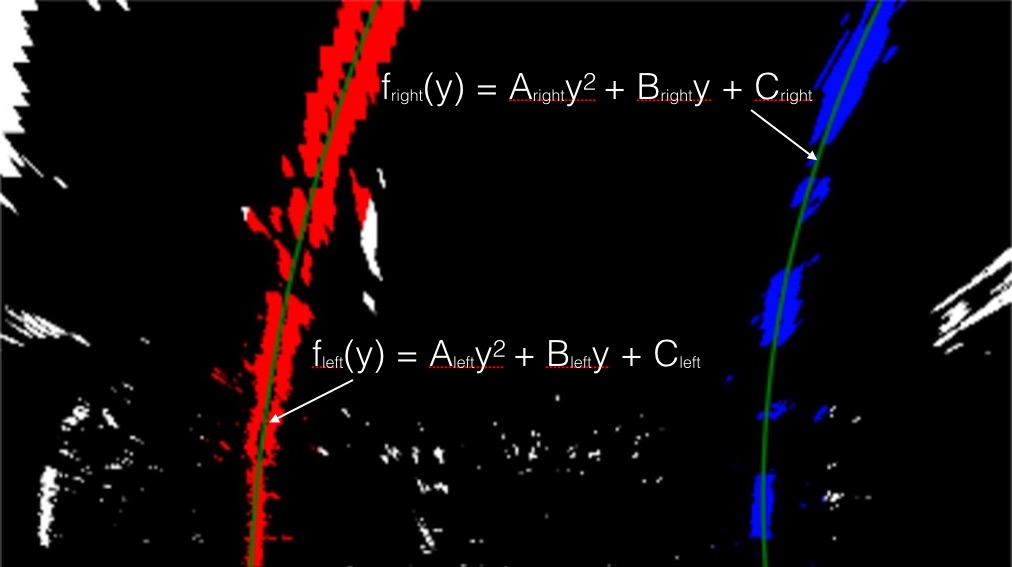
#> input picture examples/color_fit_lines.jpg, 1012 x 567 px; its folder holds only this picture in this run
$ python -i advanced_lanelines.py   (imports and definitions only)   (older library calls are emulated)
#> lines starting #> are read from the running program, lines starting #| are printed output that depends on the picture; after the words box and inside, x2 and y2 are one past the last pixel; in counts of white or black regions, pixels touching at a corner belong together
import os
import numpy as np
import cv2
import matplotlib.pyplot as plt
import matplotlib.image as mpimg
import glob
import natsort
import pickle

import moviepy
import imageio
from moviepy.editor import VideoFileClip

# [1 line not run here, left out]
# [1 line that did not run here, left out]
# [1 line that did not run here, left out]
# [1 line that did not run here, left out]
# [1 line that did not run here, left out]


# Thresholding functions
# since we have evaludated earlier that HLS gives good image filtering results
# only included the relevant thresholding functions from "advanced_lanelines.py"

def lightness_select(img, thresh = (120,255)):

    # 1. Convert to hls colorspace
    hls = cv2.cvtColor(img, cv2.COLOR_RGB2HLS)
    # 2. Apply threshold to s channel
    l_channel = hls[:,:,1]
    # 3. Create empty array to store the binary output and apply threshold
    lightness_image = np.zeros_like(l_channel)
    lightness_image[(l_channel > thresh[0]) & (l_channel <= thresh[1])] = 1

    return lightness_image


def saturation_select(img, thresh = (100,255)):

    # 1. convert to hls colorspace
    hls = cv2.cvtColor(img, cv2.COLOR_RGB2HLS)
    # 2. apply threshold to s channel
    s_channel = hls[:,:,2]
    # 3. create empty array to store the binary output and apply threshold
    sat_image = np.zeros_like(s_channel)
    sat_image[(s_channel > thresh[0]) & (s_channel <= thresh[1])] = 1

    return sat_image


def abs_sobel_thresh(img, orient = 'x', sobel_kernel = 3, thresh = (0,255)):

    # 1. Applying the Sobel depending on x or y direction and getting the absolute value
    if (orient == 'x'):
        abs_sobel = np.absolute(cv2.Sobel(img, cv2.CV_64F, 1, 0, ksize = sobel_kernel))
    if (orient == 'y'):
        abs_sobel = np.absolute(cv2.Sobel(img, cv2.CV_64F, 0, 1, ksize = sobel_kernel))
    # 2. Scaling to 8-bit and converting to np.uint8
    scaled_sobel = np.uint8(255*abs_sobel/np.max(abs_sobel))
    # 3. Create mask of '1's where the sobel magnitude is > thresh_min and < thresh_max
    sobel_image = np.zeros_like(scaled_sobel)
    sobel_image[(scaled_sobel >= thresh[0]) & (scaled_sobel <= thresh[1])] = 1

    return sobel_image


### Combined Thresholding Function
def combined_threshold(img):

    # convert to hls format and extract channels
    hls = cv2.cvtColor(img, cv2.COLOR_RGB2HLS)
#> hls: shape (567, 1012, 3); mean of channels 0, 1, 2 15.3, 13.6, 37.6
    s_channel = hls[:,:,2]
    l_channel = hls[:,:,1]

    # convert image to grayscale
    gray = cv2.cvtColor(img, cv2.COLOR_RGB2GRAY)
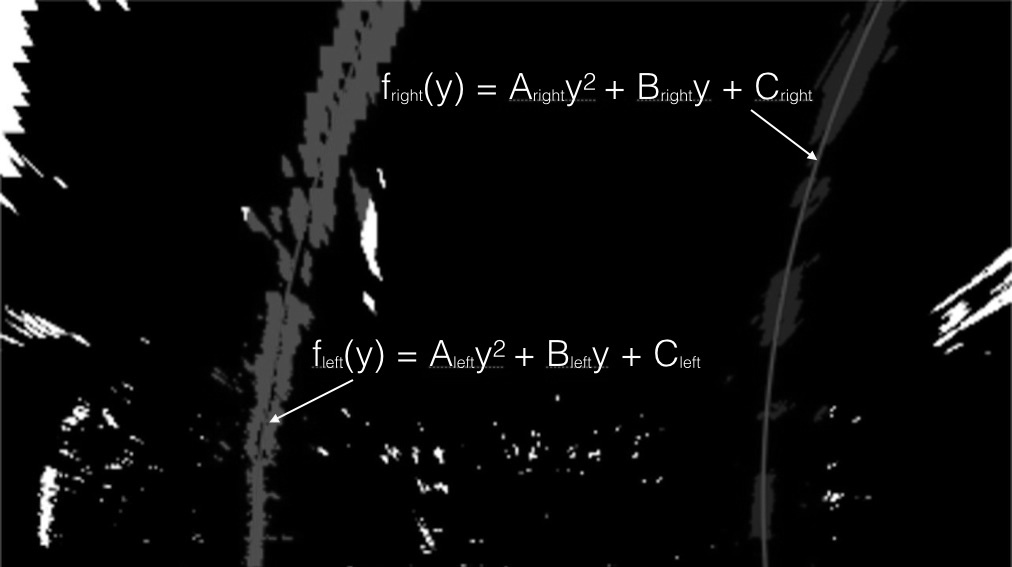
#> gray: shape (567, 1012); min 0, max 255, mean 10.8

    # applying thresholding and storing different filtered images
    l_binary = lightness_select(img, thresh = (120, 255))
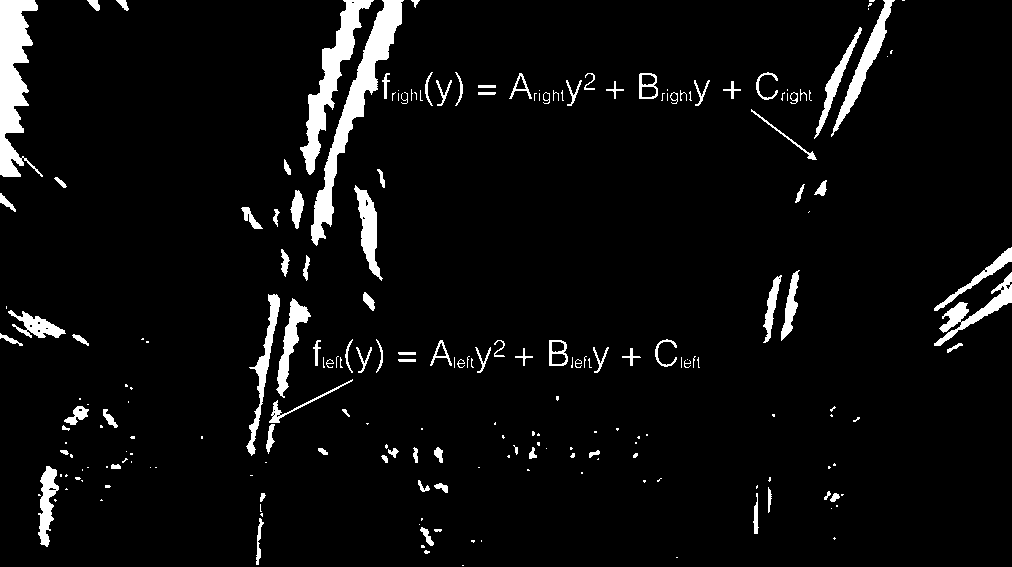
#> l_binary: shape (567, 1012); values 0 (black) and 1 (white), 5.2% white; 216 white regions (118 under 20 px), largest, box (x1, y1, x2, y2) and area: (311, 0, 404, 246) 4255, (0, 0, 43, 177) 4007, (300, 0, 374, 175) 3078
    s_binary = saturation_select(img, thresh = (100, 255))
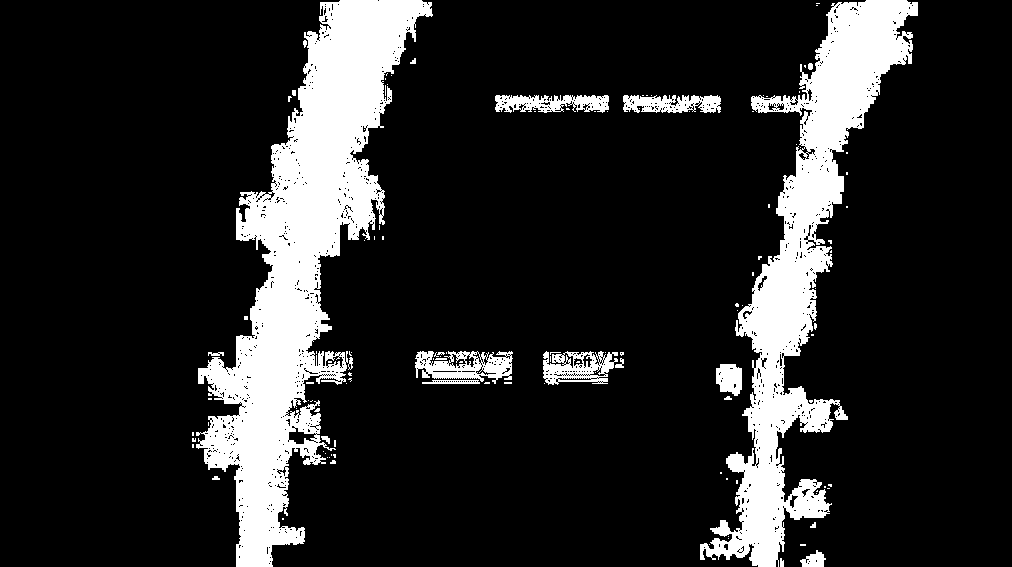
#> s_binary: shape (567, 1012); values 0 (black) and 1 (white), 15.5% white; 120 white regions (98 under 20 px), largest, box (x1, y1, x2, y2) and area: (196, 0, 433, 567) 47231, (700, 0, 918, 567) 33444, (415, 351, 513, 384) 1869

    ksize = 9
    gradx = abs_sobel_thresh(s_channel, orient='x', sobel_kernel=ksize, thresh=(20, 100))
#> in abs_sobel_thresh, `abs_sobel = np.absolute(cv2.Sobel(img, cv2.CV_64F, 1, 0, ksize = sobel..`:
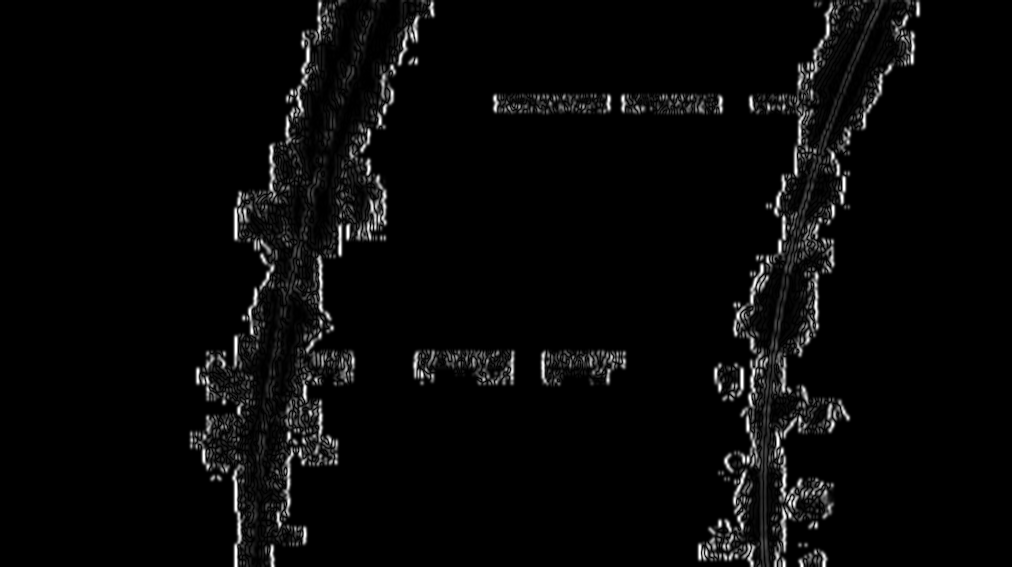
#> abs_sobel: shape (567, 1012) float64; min 0, max 2284800, mean 73471.1; drawn with min black and max white
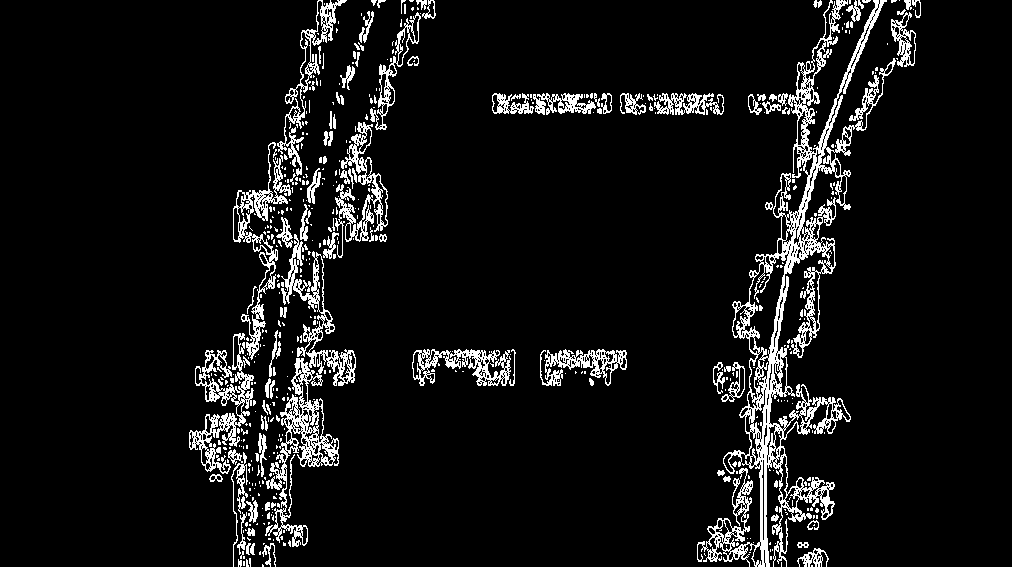
#> gradx: shape (567, 1012); values 0 (black) and 1 (white), 7.6% white in thin lines or dots, all inside (x1, y1, x2, y2) = (189, 0, 921, 567)

    # creating an empty binary image
    combined_binary = np.zeros_like(s_binary)
    combined_binary[((gradx == 1) | (s_binary == 1)) & ((l_binary == 1) & (s_binary == 1))] = 1

    # apply region of interest mask
    height, width = combined_binary.shape
    mask = np.zeros_like(combined_binary)
    region = np.array([[0, height-1], [int(width/2), int(height/2)], [width-1, height-1]], dtype=np.int32)
    cv2.fillPoly(mask, [region], 1)
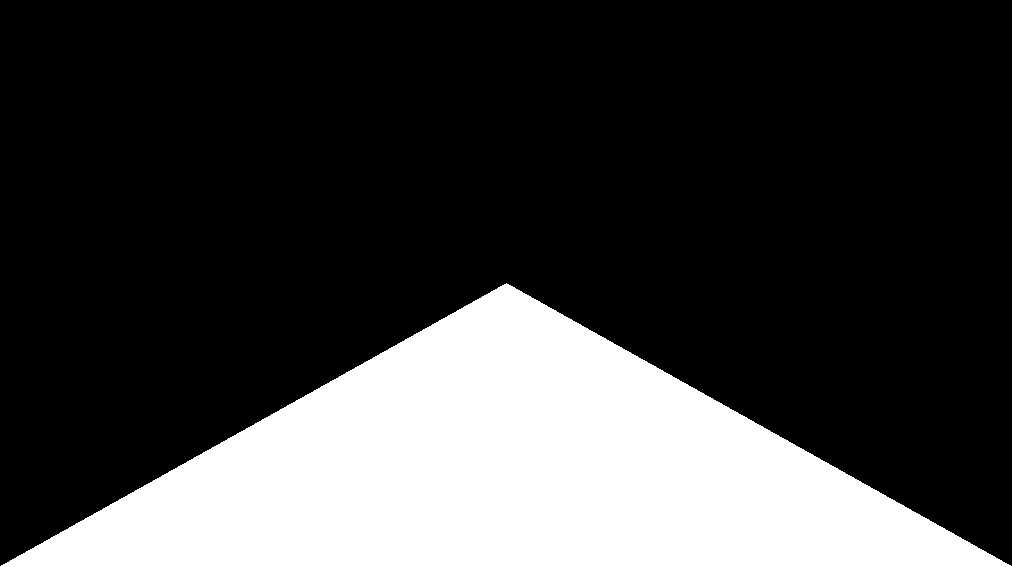
#> mask: shape (567, 1012); values 0 (black) and 1 (white), 25.1% white; 1 white region, box (x1, y1, x2, y2) and area: (0, 283, 1012, 567) 144068

    masked_binary = cv2.bitwise_and(combined_binary, mask)
#> combined_binary: shape (567, 1012); values 0 (black) and 1 (white), 2.7% white; 127 white regions (97 under 20 px), largest, box (x1, y1, x2, y2) and area: (311, 0, 404, 246) 4255, (300, 0, 374, 175) 3078, (831, 0, 895, 137) 1471
#> in lanelines, `binary = combined_threshold(img)`: binary: shape (567, 1012); values 0 (black) and 1 (white), 0.19% white; 50 white regions (40 under 20 px), largest, box (x1, y1, x2, y2) and area: (246, 422, 259, 456) 188, (256, 518, 264, 565) 151, (266, 424, 275, 454) 138

    return masked_binary


def perspective_view(img):

    img_size = (img.shape[1], img.shape[0])
#> img_size = (1012, 567)

    # image points extracted from image approximately
    bottom_left = [210, 720]
    bottom_right = [1100, 720]
    top_left = [570, 470]
    top_right = [720, 470]

    src = np.float32([bottom_left, bottom_right, top_right, top_left])
    pts = np.array([bottom_left, bottom_right, top_right, top_left])
    pts = pts.reshape((-1, 1, 2))

    # choose four points in warped image so that the lines should appear as parallel
    bottom_left_dst = [320, 720]
    bottom_right_dst = [920, 720]
    top_left_dst = [320, 1]
    top_right_dst = [920, 1]

    dst = np.float32([bottom_left_dst, bottom_right_dst, top_right_dst, top_left_dst])
    # apply perspective transform
    M = cv2.getPerspectiveTransform(src, dst)
    # compute inverse perspective transform
    Minv = cv2.getPerspectiveTransform(dst, src)
    # warp the image using perspective transform M
    warped = cv2.warpPerspective(img, M, img_size, flags=cv2.INTER_LINEAR)
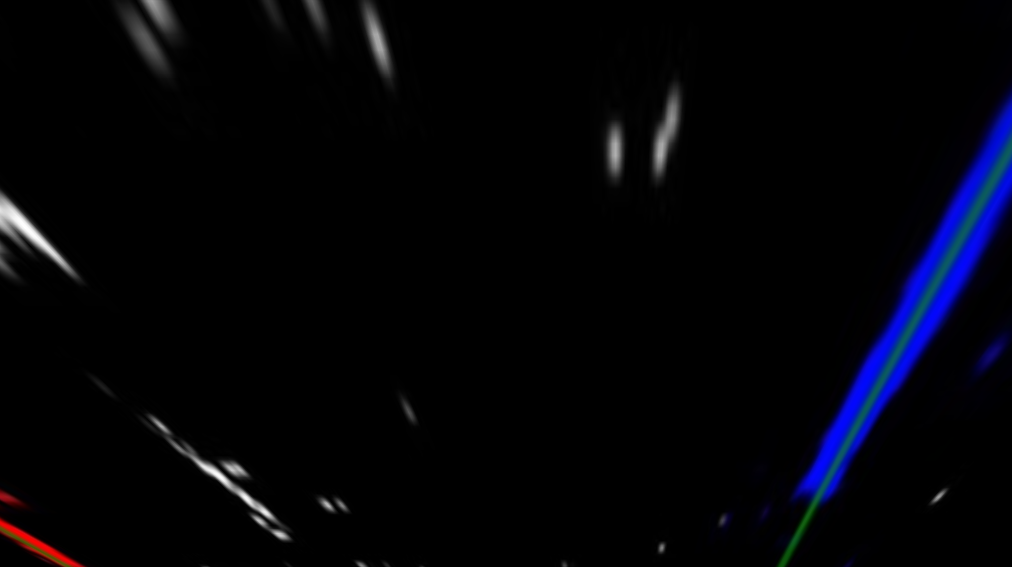
#> warped: shape (567, 1012, 3); mean R, G, B 2.8, 3.2, 8.7

    return warped


'''
# ------------------------------------- PIPELINE STARTS HERE ON A TEST IMAGE -------------------------------------- #

from find_lanelines_1 import LaneLines

# Read in the saved camera matrix and distortion coefficients
# These are the arrays you calculated using cv2.calibrateCamera()
img = mpimg.imread('test_images/test6.jpg')

# image processing started here ...
thresholded = combined_threshold(img)
warped_image = perspective_view(thresholded)

# for storing previously detected laneline details
previous_left_fit = []
previous_right_fit = []

# execute functions from class LaneLines
test_image = LaneLines(warped_image, previous_left_fit, previous_right_fit)
left_fitx, right_fitx, out_img, ploty = test_image.find_lane_pixels()
ploty, left_rad, right_rad = test_image.measure_curvature_real(ploty, left_fitx, right_fitx)

print("Left Radius = ", left_rad)
print("Right_Radius = ", right_rad)

# draw lanelines
# Create an image to draw the lines on
warp_zero = np.zeros_like(warped_image).astype(np.uint8)
color_warp = np.dstack((warp_zero, warp_zero, warp_zero))

# Recast the x and y points into usable format for cv2.fillPoly()
pts_left = np.array([np.transpose(np.vstack([left_fitx, ploty]))])
pts_right = np.array([np.flipud(np.transpose(np.vstack([right_fitx, ploty])))])
pts = np.hstack((pts_left, pts_right))

# Draw the lane onto the warped blank image
cv2.fillPoly(color_warp, np.int_([pts]), (0,255, 0))

# Warp the blank back to original image space using inverse perspective matrix (Minv)
newwarp = cv2.warpPerspective(color_warp, Minv, (img.shape[1], img.shape[0]))
# Combine the result with the original image
result = cv2.addWeighted(img, 1, newwarp, 0.3, 0)
plt.imshow(result)
plt.show()

'''


# this function returns our thresholded and perspective transformed images...
def lanelines(img):

    binary = combined_threshold(img)
    warped_image = perspective_view(img)

    return warped_image

video_binary_output = 'persp_view_lanes_video-output.mp4'
# [1 line that did not run here, left out]
# [1 line that did not run here, left out]
# [1 line not run here, left out]

>>> import cv2
>>> picture = cv2.cvtColor(cv2.imread('../examples/color_fit_lines.jpg'), cv2.COLOR_BGR2RGB)
>>> result = lanelines(picture)

$ run again, on examples/sliding-boxes-lanelines.png
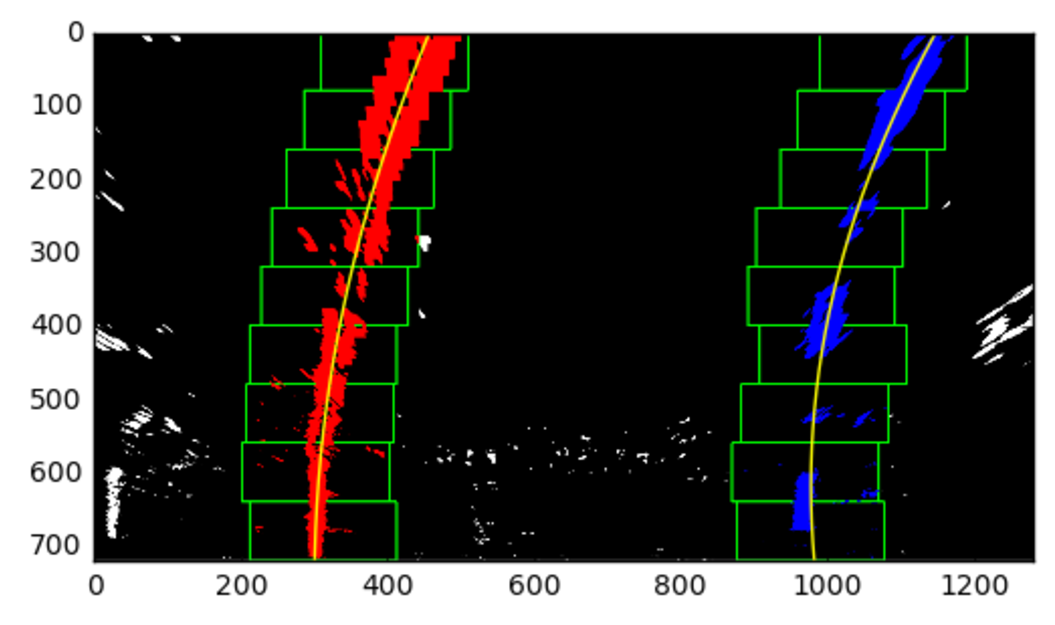
#> input picture examples/sliding-boxes-lanelines.png, 1055 x 625 px
#> hls: shape (625, 1055, 3); mean of channels 0, 1, 2 4.3, 68.8, 22.4
#> in combined_threshold, `l_binary = lightness_select(img, thresh = (120, 255))`:
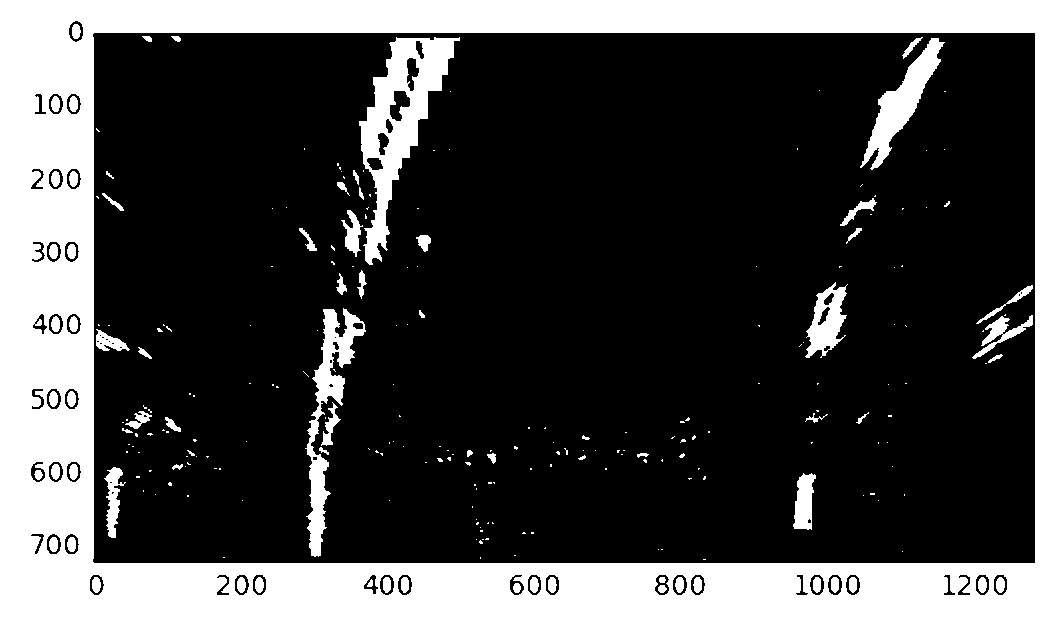
#> l_binary: shape (625, 1055); values 0 (black) and 1 (white), 27.2% white; 249 white regions (173 under 20 px), largest, box (x1, y1, x2, y2) and area: (0, 0, 1055, 625) 152485, (359, 37, 460, 265) 7977, (305, 308, 366, 557) 4055
#> s_binary: shape (625, 1055); values 0 (black) and 1 (white), 8.9% white; 31 white regions (6 under 20 px), largest, box (x1, y1, x2, y2) and area: (240, 35, 471, 562) 33044, (727, 35, 969, 562) 23688, (333, 157, 354, 202) 385
#> gradx: shape (625, 1055); values 0 (black) and 1 (white), 3.3% white in thin lines or dots, all inside (x1, y1, x2, y2) = (237, 33, 972, 563)
#> mask: shape (625, 1055); values 0 (black) and 1 (white), 25.1% white; 1 white region, box (x1, y1, x2, y2) and area: (0, 312, 1055, 625) 165479
#> combined_binary: shape (625, 1055); values 0 (black) and 1 (white), 3% white; 98 white regions (76 under 20 px), largest, box (x1, y1, x2, y2) and area: (359, 37, 460, 265) 7977, (305, 308, 366, 557) 4055, (860, 38, 945, 168) 2946
#> binary: shape (625, 1055); values 0 (black) and 1 (white), 0.37% white; 14 white regions (9 under 20 px), largest, box (x1, y1, x2, y2) and area: (305, 438, 331, 557) 1522, (793, 475, 810, 530) 695, (321, 427, 333, 446) 128, (810, 480, 812, 530) 68, (319, 447, 329, 455) 35
#> in perspective_view, `warped = cv2.warpPerspective(img, M, img_size, flags=cv2.INTER_LINEAR)`:
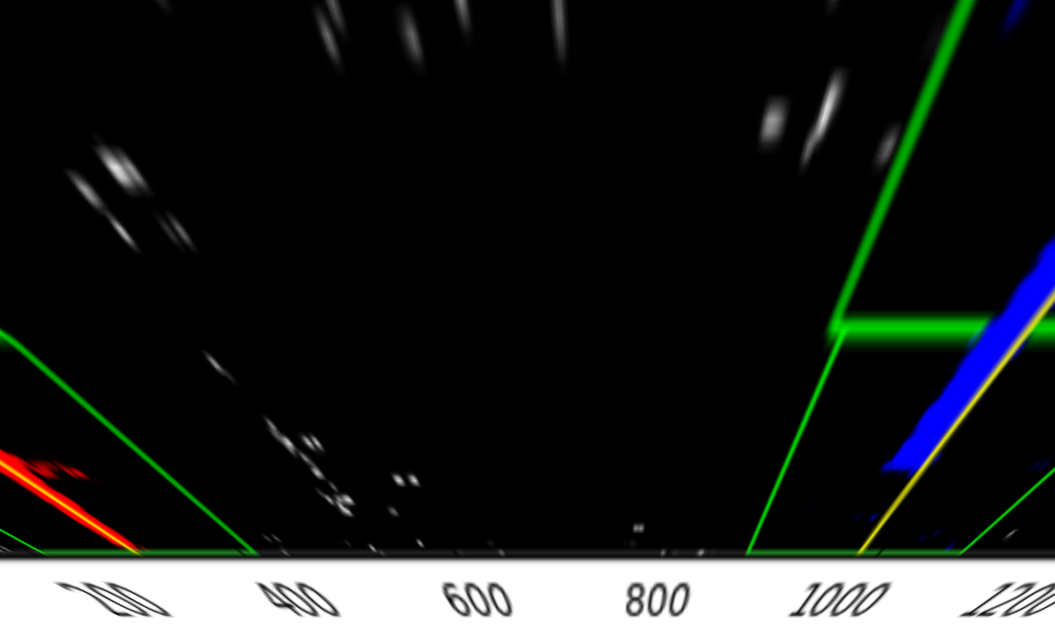
#> warped: shape (625, 1055, 3); mean R, G, B 27.9, 30.5, 29.4
